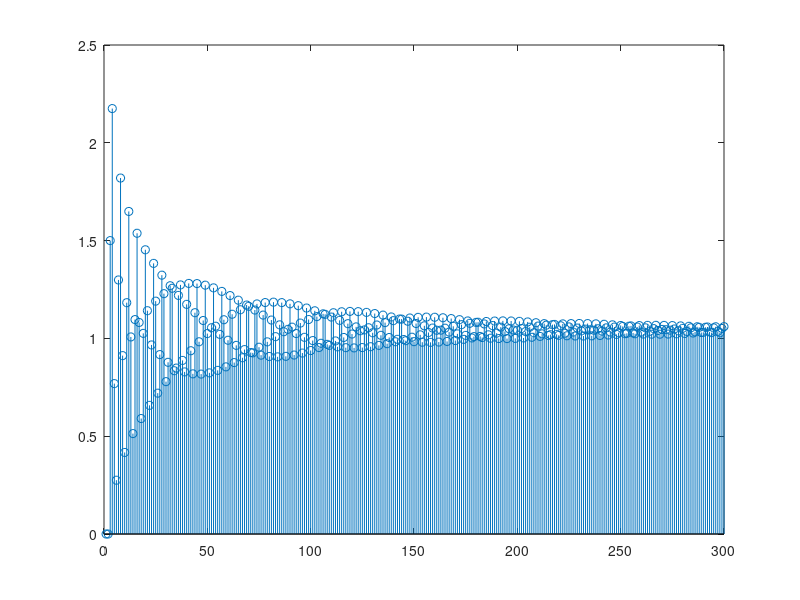

This figure's MATLAB source: (Note: this script raises an error after producing the figure.)
%% Model expansion
close all; clear all;
clc;
P=path;
path(P,'./functions')

%% Real system - variables
a1=.3; a2=-.5; a3=1.5; b1=.2;

%% model parameter definition
% model example 
%y(k) = (y(k-a1)^b1)*(y(k-c1)^d1)+...+(y(k-an)^bn)*(y(k-cn)^dn)+(y(k-ua1)^ub1)*(u(k-uc1)^ud1)+...+(y(k-uan)^ubn)*(u(k-ucn)^udn)
%       1+(y(k-an1)^bn1)*(y(k-cn1)^dn1)+...+(y(k-am)^bm)*(y(k-cm)^dm)+(y(k-ua1)^ub1)*(u(k-uc1)^ud1)+...+(y(k-uan)^ubn)*(u(k-ucn)^udn)
m_rat.n_dim   = 3;
m_rat.dim     = 4;
% to indo do
m_rat.texp    = [2 1 1 3];
m_rat.yu      = [1 1 0 1];
m_rat.regr    = [1 2 1 2];
% tels if there is some non linearity like (y(k-a)^b)*(y(k-c)^d)
% u = 2 y=1 none =0
m_rat.yplus_uy = [0 1 2 0];
% tels the d param
m_rat.yplus_exp = [0 1 1 0];
% tels the C param
m_rat.yplus_regr = [0 1 1 0];

m_rat.err_m_rat   = 0;
m_rat.err_enable = true
%% Simulation parameters
simul=struct('N', 300, 'nEstimates', 50, 'np', 0.5, 'maxError', 0.01, 'l', 100, 'diffConv', .1);

% initial conditions
y=zeros(simul.N, 1);
u=ones(simul.N, 1);
%u=f_get_square_signal(simul.N);

%% Simulation of real system
for k=3:simul.N
    y(k)=(a1*y(k-1)^2+a2*y(k-2)*y(k-1)+a3*u(k-2)*u(k-1))/(1+b1*y(k-2)^3);
end
stem(y)
%% Rational model - get the rational m_rat estimative
ret = f_rational_model(simul, m_rat, y, [y(1) y(2)], u)
f_draw_elipse(ret(:,1), ret(:,2), a1, a2);
f_draw_elipse(ret(:,3), ret(:,4), a3, b1);